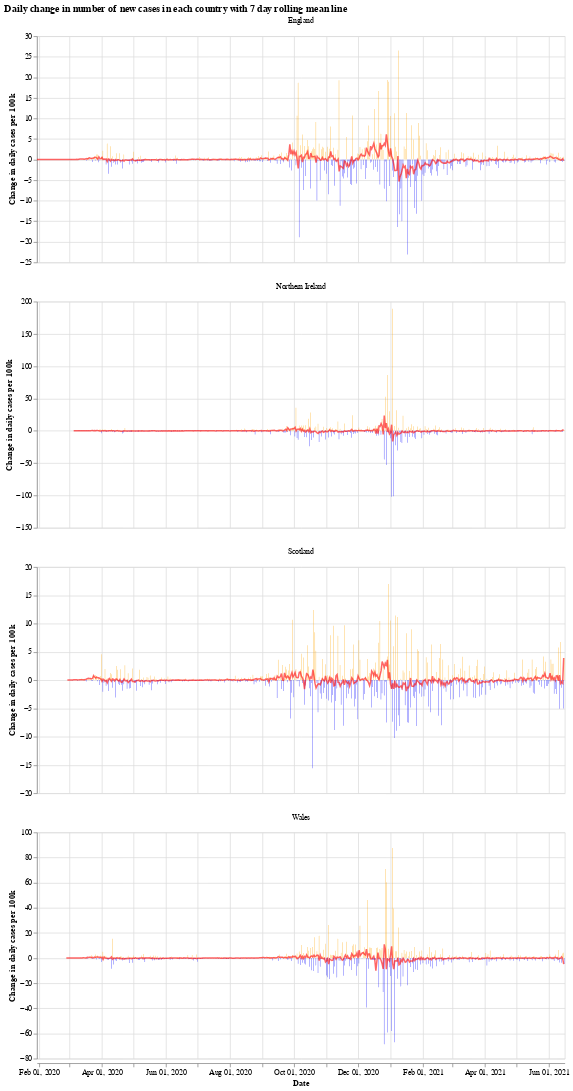

The code cell stored with this chart in its notebook:
### Markdown cell above
We will use the Python library `Altair` for visualising the data, see the [altair docs](https://altair-viz.github.io/) for more information.

First we have a graph which shows the daily change in the number of new cases for each country. This number jumps up and down all over the place, which is likely due to delay in reporting of new cases over the weekend. Another interesting thing is that it looks like the daily cases in Wales experienced a much shorter period of calm over the summer (calm in the sense of daily cases not jumping up and down).

The orange bars are days when the number of new cases (per 100k population) was more than the previous day, while the blue are days when the number of new cases dropped. The red line is the 7 day moving average. 

When the moving average line is below 0, it means that there is a consistent drop in new cases. We can see this clearly happening around the times that lockdowns were introduced (though, to varying degrees). I will update the graphs soon with a marker of when each lockdown started.

### Code cell
# collapse
import altair as alt

bars = alt.Chart(uk_cases).mark_bar().encode(
    x=alt.X("yearmonthdate(date):T", axis=alt.Axis(title='Date')),
    y=alt.Y("casesChangeRate:Q", axis=alt.Axis(title='Change in daily cases per 100k')),
    tooltip='casesChange',
    color=alt.condition(
        alt.datum.casesChangeRate > 0,
        alt.value("orange"),  # The positive color
        alt.value("blue")  # The negative color
    )
).properties(title='Daily change in number of new cases with 7 day rolling mean',width=700).interactive()

line = alt.Chart(uk_cases).mark_line(
    color='red',
    size=2,
    opacity=0.6
).transform_window(
    rolling_mean='mean(casesChangeRate)',
    frame=[0, 7],
    groupby=['areaName']
).encode(
    x='yearmonthdate(date):T',
    y='rolling_mean:Q'
)

alt.layer(bars, line, data=uk_cases).facet(alt.Column(
    'areaName', title=''), columns=1).resolve_scale(y='independent').properties(title='Daily change in number of new cases in each country with 7 day rolling mean line')

### Figure 1 — Vega-Lite specification as saved in the notebook (floating-point values rounded to 4 significant figures; data arrays with more than 128 entries replaced by an {"elided": "..."} marker saying what was removed)
{"config": {"view": {"continuousWidth": 400, "continuousHeight": 300}}, "data": {"name": "data-2b17dbe0f4c2008667e9ebf89d884d01"}, "facet": {"type": "nominal", "field": "areaName", "title": ""}, "spec": {"layer": [{"mark": "bar", "encoding": {"color": {"condition": {"value": "orange", "test": "(datum.casesChangeRate > 0)"}, "value": "blue"}, "tooltip": {"type": "quantitative", "field": "casesChange"}, "x": {"type": "temporal", "axis": {"title": "Date"}, "field": "date", "timeUnit": "yearmonthdate"}, "y": {"type": "quantitative", "axis": {"title": "Change in daily cases per 100k"}, "field": "casesChangeRate"}}, "selection": {"selector001": {"type": "interval", "bind": "scales", "encodings": ["x", "y"]}}, "title": "Daily change in number of new cases with 7 day rolling mean", "width": 700}, {"mark": {"type": "line", "color": "red", "opacity": 0.6, "size": 2}, "encoding": {"x": {"type": "temporal", "field": "date", "timeUnit": "yearmonthdate"}, "y": {"type": "quantitative", "field": "rolling_mean"}}, "transform": [{"window": [{"op": "mean", "field": "casesChangeRate", "as": "rolling_mean"}], "frame": [0, 7], "groupby": ["areaName"]}]}]}, "columns": 1, "resolve": {"scale": {"y": "independent"}}, "title": "Daily change in number of new cases in each country with 7 day rolling mean line", "$schema": "https://vega.github.io/schema/vega-lite/v4.8.1.json", "datasets": {"data-2b17dbe0f4c2008667e9ebf89d884d01": {"elided": "1920 records"}}}
